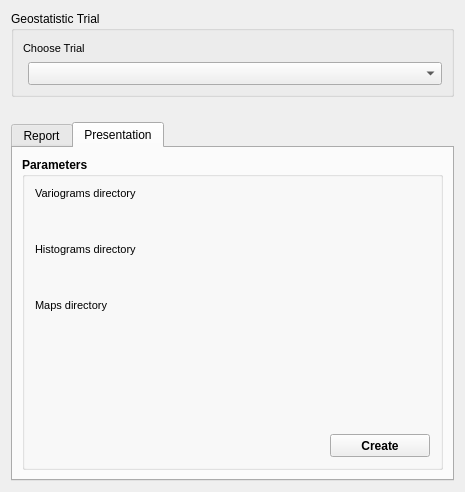
<?xml version="1.0" encoding="UTF-8"?>
<ui version="4.0">
 <class>Dialog</class>
 <widget class="QDialog" name="Dialog">
  <property name="geometry">
   <rect>
    <x>0</x>
    <y>0</y>
    <width>465</width>
    <height>492</height>
   </rect>
  </property>
  <property name="minimumSize">
   <size>
    <width>465</width>
    <height>335</height>
   </size>
  </property>
  <property name="windowTitle">
   <string>Dialog</string>
  </property>
  <layout class="QGridLayout" name="gridLayout">
   <item row="2" column="0">
    <widget class="QTabWidget" name="presentation">
     <property name="currentIndex">
      <number>1</number>
     </property>
     <widget class="QWidget" name="reportTab">
      <attribute name="title">
       <string>Report</string>
      </attribute>
      <layout class="QGridLayout" name="gridLayout_2">
       <item row="0" column="0">
        <widget class="QGroupBox" name="parametersGroupBox">
         <property name="sizePolicy">
          <sizepolicy hsizetype="Preferred" vsizetype="MinimumExpanding">
           <horstretch>0</horstretch>
           <verstretch>0</verstretch>
          </sizepolicy>
         </property>
         <property name="minimumSize">
          <size>
           <width>0</width>
           <height>90</height>
          </size>
         </property>
         <property name="font">
          <font>
           <weight>75</weight>
           <bold>true</bold>
          </font>
         </property>
         <property name="title">
          <string>Parameters</string>
         </property>
         <layout class="QVBoxLayout" name="verticalLayout_3">
          <property name="spacing">
           <number>5</number>
          </property>
          <property name="leftMargin">
           <number>10</number>
          </property>
          <property name="topMargin">
           <number>10</number>
          </property>
          <property name="rightMargin">
           <number>10</number>
          </property>
          <property name="bottomMargin">
           <number>10</number>
          </property>
          <item>
           <layout class="QVBoxLayout" name="verticalLayout_6">
            <property name="spacing">
             <number>5</number>
            </property>
            <property name="leftMargin">
             <number>0</number>
            </property>
            <property name="rightMargin">
             <number>0</number>
            </property>
            <item>
             <layout class="QHBoxLayout" name="horizontalLayout_9">
              <item>
               <widget class="QLabel" name="gainSurfacePointsLabel_4">
                <property name="minimumSize">
                 <size>
                  <width>0</width>
                  <height>17</height>
                 </size>
                </property>
                <property name="font">
                 <font>
                  <family>MS Shell Dlg 2</family>
                  <pointsize>8</pointsize>
                  <weight>50</weight>
                  <italic>false</italic>
                  <bold>false</bold>
                 </font>
                </property>
                <property name="styleSheet">
                 <string notr="true">font: 8pt &quot;MS Shell Dlg 2&quot;</string>
                </property>
                <property name="text">
                 <string>Yield layer</string>
                </property>
               </widget>
              </item>
             </layout>
            </item>
            <item>
             <layout class="QHBoxLayout" name="horizontalLayout_10">
              <property name="spacing">
               <number>5</number>
              </property>
              <property name="leftMargin">
               <number>5</number>
              </property>
              <item>
               <widget class="QgsMapLayerComboBox" name="yieldLayerComboBox">
                <property name="minimumSize">
                 <size>
                  <width>0</width>
                  <height>23</height>
                 </size>
                </property>
                <property name="maximumSize">
                 <size>
                  <width>16777215</width>
                  <height>23</height>
                 </size>
                </property>
                <property name="styleSheet">
                 <string notr="true">font: 8pt &quot;MS Shell Dlg 2&quot;</string>
                </property>
               </widget>
              </item>
             </layout>
            </item>
           </layout>
          </item>
          <item>
           <spacer name="verticalSpacer_5">
            <property name="orientation">
             <enum>Qt::Vertical</enum>
            </property>
            <property name="sizeType">
             <enum>QSizePolicy::Fixed</enum>
            </property>
            <property name="sizeHint" stdset="0">
             <size>
              <width>20</width>
              <height>10</height>
             </size>
            </property>
           </spacer>
          </item>
          <item>
           <layout class="QVBoxLayout" name="verticalLayout_7">
            <property name="spacing">
             <number>5</number>
            </property>
            <property name="leftMargin">
             <number>0</number>
            </property>
            <property name="rightMargin">
             <number>0</number>
            </property>
            <item>
             <layout class="QHBoxLayout" name="horizontalLayout_13">
              <item>
               <widget class="QLabel" name="gainSurfacePointsLabel_5">
                <property name="minimumSize">
                 <size>
                  <width>0</width>
                  <height>17</height>
                 </size>
                </property>
                <property name="font">
                 <font>
                  <family>MS Shell Dlg 2</family>
                  <pointsize>8</pointsize>
                  <weight>50</weight>
                  <italic>false</italic>
                  <bold>false</bold>
                 </font>
                </property>
                <property name="styleSheet">
                 <string notr="true">font: 8pt &quot;MS Shell Dlg 2&quot;</string>
                </property>
                <property name="text">
                 <string>T1 layer</string>
                </property>
               </widget>
              </item>
              <item>
               <widget class="QLabel" name="gainSurfacePointsLabel_6">
                <property name="minimumSize">
                 <size>
                  <width>0</width>
                  <height>17</height>
                 </size>
                </property>
                <property name="font">
                 <font>
                  <family>MS Shell Dlg 2</family>
                  <pointsize>8</pointsize>
                  <weight>50</weight>
                  <italic>false</italic>
                  <bold>false</bold>
                 </font>
                </property>
                <property name="styleSheet">
                 <string notr="true">font: 8pt &quot;MS Shell Dlg 2&quot;</string>
                </property>
                <property name="text">
                 <string>T2 layer</string>
                </property>
               </widget>
              </item>
             </layout>
            </item>
            <item>
             <layout class="QHBoxLayout" name="horizontalLayout_14">
              <property name="spacing">
               <number>5</number>
              </property>
              <property name="leftMargin">
               <number>5</number>
              </property>
              <item>
               <widget class="QgsMapLayerComboBox" name="t1LayerComboBox">
                <property name="minimumSize">
                 <size>
                  <width>0</width>
                  <height>23</height>
                 </size>
                </property>
                <property name="maximumSize">
                 <size>
                  <width>16777215</width>
                  <height>23</height>
                 </size>
                </property>
                <property name="styleSheet">
                 <string notr="true">font: 8pt &quot;MS Shell Dlg 2&quot;</string>
                </property>
               </widget>
              </item>
              <item>
               <widget class="QgsMapLayerComboBox" name="t2LayerComboBox">
                <property name="minimumSize">
                 <size>
                  <width>0</width>
                  <height>23</height>
                 </size>
                </property>
                <property name="maximumSize">
                 <size>
                  <width>16777215</width>
                  <height>23</height>
                 </size>
                </property>
                <property name="styleSheet">
                 <string notr="true">font: 8pt &quot;MS Shell Dlg 2&quot;</string>
                </property>
               </widget>
              </item>
             </layout>
            </item>
           </layout>
          </item>
          <item>
           <spacer name="verticalSpacer_6">
            <property name="orientation">
             <enum>Qt::Vertical</enum>
            </property>
            <property name="sizeType">
             <enum>QSizePolicy::Fixed</enum>
            </property>
            <property name="sizeHint" stdset="0">
             <size>
              <width>20</width>
              <height>10</height>
             </size>
            </property>
           </spacer>
          </item>
          <item>
           <layout class="QVBoxLayout" name="verticalLayout_9">
            <property name="spacing">
             <number>5</number>
            </property>
            <property name="leftMargin">
             <number>0</number>
            </property>
            <property name="rightMargin">
             <number>0</number>
            </property>
            <item>
             <layout class="QHBoxLayout" name="horizontalLayout_15">
              <item>
               <widget class="QLabel" name="gainSurfacePointsLabel_7">
                <property name="minimumSize">
                 <size>
                  <width>0</width>
                  <height>17</height>
                 </size>
                </property>
                <property name="font">
                 <font>
                  <family>MS Shell Dlg 2</family>
                  <pointsize>8</pointsize>
                  <weight>50</weight>
                  <italic>false</italic>
                  <bold>false</bold>
                 </font>
                </property>
                <property name="styleSheet">
                 <string notr="true">font: 8pt &quot;MS Shell Dlg 2&quot;</string>
                </property>
                <property name="text">
                 <string>Gain points layer</string>
                </property>
               </widget>
              </item>
             </layout>
            </item>
            <item>
             <layout class="QHBoxLayout" name="horizontalLayout_16">
              <property name="spacing">
               <number>5</number>
              </property>
              <property name="leftMargin">
               <number>5</number>
              </property>
              <item>
               <widget class="QgsMapLayerComboBox" name="gainPointsLayerComboBox">
                <property name="minimumSize">
                 <size>
                  <width>0</width>
                  <height>23</height>
                 </size>
                </property>
                <property name="maximumSize">
                 <size>
                  <width>16777215</width>
                  <height>23</height>
                 </size>
                </property>
                <property name="styleSheet">
                 <string notr="true">font: 8pt &quot;MS Shell Dlg 2&quot;</string>
                </property>
               </widget>
              </item>
             </layout>
            </item>
           </layout>
          </item>
          <item>
           <spacer name="verticalSpacer_2">
            <property name="orientation">
             <enum>Qt::Vertical</enum>
            </property>
            <property name="sizeType">
             <enum>QSizePolicy::Fixed</enum>
            </property>
            <property name="sizeHint" stdset="0">
             <size>
              <width>20</width>
              <height>10</height>
             </size>
            </property>
           </spacer>
          </item>
          <item>
           <layout class="QVBoxLayout" name="verticalLayout_8">
            <property name="spacing">
             <number>5</number>
            </property>
            <property name="leftMargin">
             <number>0</number>
            </property>
            <property name="rightMargin">
             <number>0</number>
            </property>
            <item>
             <layout class="QHBoxLayout" name="horizontalLayout_11">
              <property name="spacing">
               <number>5</number>
              </property>
              <property name="leftMargin">
               <number>0</number>
              </property>
              <property name="topMargin">
               <number>0</number>
              </property>
              <item>
               <widget class="QLabel" name="t1FinalSurfaceLabel">
                <property name="minimumSize">
                 <size>
                  <width>0</width>
                  <height>13</height>
                 </size>
                </property>
                <property name="font">
                 <font>
                  <family>MS Shell Dlg 2</family>
                  <pointsize>8</pointsize>
                  <weight>50</weight>
                  <italic>false</italic>
                  <bold>false</bold>
                 </font>
                </property>
                <property name="styleSheet">
                 <string notr="true">font: 8pt &quot;MS Shell Dlg 2&quot;</string>
                </property>
                <property name="text">
                 <string>T1 final surface points</string>
                </property>
               </widget>
              </item>
              <item>
               <widget class="QLabel" name="t2FinalSurfaceLabel">
                <property name="sizePolicy">
                 <sizepolicy hsizetype="Preferred" vsizetype="Minimum">
                  <horstretch>0</horstretch>
                  <verstretch>0</verstretch>
                 </sizepolicy>
                </property>
                <property name="minimumSize">
                 <size>
                  <width>0</width>
                  <height>13</height>
                 </size>
                </property>
                <property name="font">
                 <font>
                  <family>MS Shell Dlg 2</family>
                  <pointsize>8</pointsize>
                  <weight>50</weight>
                  <italic>false</italic>
                  <bold>false</bold>
                 </font>
                </property>
                <property name="styleSheet">
                 <string notr="true">font: 8pt &quot;MS Shell Dlg 2&quot;</string>
                </property>
                <property name="text">
                 <string>T2 final surface points</string>
                </property>
               </widget>
              </item>
             </layout>
            </item>
            <item>
             <layout class="QHBoxLayout" name="horizontalLayout_12">
              <property name="spacing">
               <number>8</number>
              </property>
              <property name="leftMargin">
               <number>5</number>
              </property>
              <item>
               <widget class="QgsMapLayerComboBox" name="t1SurfacePointsComboBox">
                <property name="minimumSize">
                 <size>
                  <width>0</width>
                  <height>23</height>
                 </size>
                </property>
                <property name="maximumSize">
                 <size>
                  <width>16777215</width>
                  <height>23</height>
                 </size>
                </property>
                <property name="styleSheet">
                 <string notr="true">font: 8pt &quot;MS Shell Dlg 2&quot;</string>
                </property>
               </widget>
              </item>
              <item>
               <widget class="QgsMapLayerComboBox" name="t2SurfacePointsComboBox">
                <property name="minimumSize">
                 <size>
                  <width>0</width>
                  <height>23</height>
                 </size>
                </property>
                <property name="maximumSize">
                 <size>
                  <width>16777215</width>
                  <height>23</height>
                 </size>
                </property>
                <property name="styleSheet">
                 <string notr="true">font: 8pt &quot;MS Shell Dlg 2&quot;</string>
                </property>
               </widget>
              </item>
             </layout>
            </item>
           </layout>
          </item>
          <item>
           <spacer name="verticalSpacer">
            <property name="orientation">
             <enum>Qt::Vertical</enum>
            </property>
            <property name="sizeHint" stdset="0">
             <size>
              <width>20</width>
              <height>40</height>
             </size>
            </property>
           </spacer>
          </item>
          <item>
           <layout class="QHBoxLayout" name="horizontalLayout_17">
            <property name="spacing">
             <number>0</number>
            </property>
            <item>
             <spacer name="horizontalSpacer_5">
              <property name="orientation">
               <enum>Qt::Horizontal</enum>
              </property>
              <property name="sizeHint" stdset="0">
               <size>
                <width>40</width>
                <height>20</height>
               </size>
              </property>
             </spacer>
            </item>
            <item>
             <widget class="QPushButton" name="reportPushButton">
              <property name="minimumSize">
               <size>
                <width>100</width>
                <height>23</height>
               </size>
              </property>
              <property name="maximumSize">
               <size>
                <width>16777215</width>
                <height>28</height>
               </size>
              </property>
              <property name="styleSheet">
               <string notr="true">font: 8pt &quot;MS Shell Dlg 2&quot;;</string>
              </property>
              <property name="text">
               <string>Create</string>
              </property>
             </widget>
            </item>
           </layout>
          </item>
         </layout>
        </widget>
       </item>
      </layout>
     </widget>
     <widget class="QWidget" name="tab_3">
      <attribute name="title">
       <string>Presentation</string>
      </attribute>
      <layout class="QGridLayout" name="gridLayout_4">
       <item row="0" column="0">
        <widget class="QGroupBox" name="parametersGroupBox_2">
         <property name="sizePolicy">
          <sizepolicy hsizetype="Preferred" vsizetype="MinimumExpanding">
           <horstretch>0</horstretch>
           <verstretch>0</verstretch>
          </sizepolicy>
         </property>
         <property name="minimumSize">
          <size>
           <width>0</width>
           <height>90</height>
          </size>
         </property>
         <property name="font">
          <font>
           <weight>75</weight>
           <bold>true</bold>
          </font>
         </property>
         <property name="title">
          <string>Parameters</string>
         </property>
         <layout class="QVBoxLayout" name="verticalLayout_12">
          <property name="spacing">
           <number>5</number>
          </property>
          <property name="leftMargin">
           <number>10</number>
          </property>
          <property name="topMargin">
           <number>10</number>
          </property>
          <property name="rightMargin">
           <number>10</number>
          </property>
          <property name="bottomMargin">
           <number>10</number>
          </property>
          <item>
           <layout class="QVBoxLayout" name="verticalLayout_13">
            <property name="spacing">
             <number>5</number>
            </property>
            <property name="leftMargin">
             <number>0</number>
            </property>
            <property name="rightMargin">
             <number>10</number>
            </property>
            <item>
             <layout class="QHBoxLayout" name="horizontalLayout_21">
              <item>
               <widget class="QLabel" name="pointsFileLabel_4">
                <property name="font">
                 <font>
                  <family>MS Shell Dlg 2</family>
                  <pointsize>8</pointsize>
                  <weight>50</weight>
                  <italic>false</italic>
                  <bold>false</bold>
                 </font>
                </property>
                <property name="styleSheet">
                 <string notr="true">font: 8pt &quot;MS Shell Dlg 2&quot;</string>
                </property>
                <property name="text">
                 <string>Variograms directory</string>
                </property>
               </widget>
              </item>
             </layout>
            </item>
            <item>
             <layout class="QHBoxLayout" name="horizontalLayout_22">
              <property name="spacing">
               <number>5</number>
              </property>
              <property name="leftMargin">
               <number>10</number>
              </property>
              <item>
               <widget class="QgsFileWidget" name="variogramsFileWidget">
                <property name="sizePolicy">
                 <sizepolicy hsizetype="Expanding" vsizetype="Fixed">
                  <horstretch>0</horstretch>
                  <verstretch>0</verstretch>
                 </sizepolicy>
                </property>
                <property name="minimumSize">
                 <size>
                  <width>0</width>
                  <height>23</height>
                 </size>
                </property>
                <property name="maximumSize">
                 <size>
                  <width>16777215</width>
                  <height>16777215</height>
                 </size>
                </property>
                <property name="styleSheet">
                 <string notr="true">font: 8pt &quot;MS Shell Dlg 2&quot;;</string>
                </property>
                <property name="filter">
                 <string>*.shp</string>
                </property>
                <property name="storageMode">
                 <enum>QgsFileWidget::GetFile</enum>
                </property>
               </widget>
              </item>
             </layout>
            </item>
           </layout>
          </item>
          <item>
           <spacer name="verticalSpacer_9">
            <property name="orientation">
             <enum>Qt::Vertical</enum>
            </property>
            <property name="sizeType">
             <enum>QSizePolicy::Fixed</enum>
            </property>
            <property name="sizeHint" stdset="0">
             <size>
              <width>20</width>
              <height>10</height>
             </size>
            </property>
           </spacer>
          </item>
          <item>
           <layout class="QVBoxLayout" name="verticalLayout_14">
            <property name="spacing">
             <number>5</number>
            </property>
            <property name="leftMargin">
             <number>0</number>
            </property>
            <property name="rightMargin">
             <number>10</number>
            </property>
            <item>
             <layout class="QHBoxLayout" name="horizontalLayout_23">
              <item>
               <widget class="QLabel" name="pointsFileLabel_5">
                <property name="font">
                 <font>
                  <family>MS Shell Dlg 2</family>
                  <pointsize>8</pointsize>
                  <weight>50</weight>
                  <italic>false</italic>
                  <bold>false</bold>
                 </font>
                </property>
                <property name="styleSheet">
                 <string notr="true">font: 8pt &quot;MS Shell Dlg 2&quot;</string>
                </property>
                <property name="text">
                 <string>Histograms directory</string>
                </property>
               </widget>
              </item>
             </layout>
            </item>
            <item>
             <layout class="QHBoxLayout" name="horizontalLayout_24">
              <property name="spacing">
               <number>5</number>
              </property>
              <property name="leftMargin">
               <number>10</number>
              </property>
              <item>
               <widget class="QgsFileWidget" name="histogramsFileWidget">
                <property name="sizePolicy">
                 <sizepolicy hsizetype="Expanding" vsizetype="Fixed">
                  <horstretch>0</horstretch>
                  <verstretch>0</verstretch>
                 </sizepolicy>
                </property>
                <property name="minimumSize">
                 <size>
                  <width>0</width>
                  <height>23</height>
                 </size>
                </property>
                <property name="maximumSize">
                 <size>
                  <width>16777215</width>
                  <height>16777215</height>
                 </size>
                </property>
                <property name="styleSheet">
                 <string notr="true">font: 8pt &quot;MS Shell Dlg 2&quot;;</string>
                </property>
                <property name="filter">
                 <string>*.shp</string>
                </property>
                <property name="storageMode">
                 <enum>QgsFileWidget::GetFile</enum>
                </property>
               </widget>
              </item>
             </layout>
            </item>
           </layout>
          </item>
          <item>
           <spacer name="verticalSpacer_10">
            <property name="orientation">
             <enum>Qt::Vertical</enum>
            </property>
            <property name="sizeType">
             <enum>QSizePolicy::Fixed</enum>
            </property>
            <property name="sizeHint" stdset="0">
             <size>
              <width>20</width>
              <height>10</height>
             </size>
            </property>
           </spacer>
          </item>
          <item>
           <layout class="QVBoxLayout" name="verticalLayout_15">
            <property name="spacing">
             <number>5</number>
            </property>
            <property name="leftMargin">
             <number>0</number>
            </property>
            <property name="rightMargin">
             <number>10</number>
            </property>
            <item>
             <layout class="QHBoxLayout" name="horizontalLayout_25">
              <item>
               <widget class="QLabel" name="pointsFileLabel_6">
                <property name="font">
                 <font>
                  <family>MS Shell Dlg 2</family>
                  <pointsize>8</pointsize>
                  <weight>50</weight>
                  <italic>false</italic>
                  <bold>false</bold>
                 </font>
                </property>
                <property name="styleSheet">
                 <string notr="true">font: 8pt &quot;MS Shell Dlg 2&quot;</string>
                </property>
                <property name="text">
                 <string>Maps directory</string>
                </property>
               </widget>
              </item>
             </layout>
            </item>
            <item>
             <layout class="QHBoxLayout" name="horizontalLayout_26">
              <property name="spacing">
               <number>5</number>
              </property>
              <property name="leftMargin">
               <number>10</number>
              </property>
              <item>
               <widget class="QgsFileWidget" name="mapsFileWidget">
                <property name="sizePolicy">
                 <sizepolicy hsizetype="Expanding" vsizetype="Fixed">
                  <horstretch>0</horstretch>
                  <verstretch>0</verstretch>
                 </sizepolicy>
                </property>
                <property name="minimumSize">
                 <size>
                  <width>0</width>
                  <height>23</height>
                 </size>
                </property>
                <property name="maximumSize">
                 <size>
                  <width>16777215</width>
                  <height>16777215</height>
                 </size>
                </property>
                <property name="styleSheet">
                 <string notr="true">font: 8pt &quot;MS Shell Dlg 2&quot;;</string>
                </property>
                <property name="filter">
                 <string>*.shp</string>
                </property>
                <property name="storageMode">
                 <enum>QgsFileWidget::GetFile</enum>
                </property>
               </widget>
              </item>
             </layout>
            </item>
           </layout>
          </item>
          <item>
           <spacer name="verticalSpacer_11">
            <property name="orientation">
             <enum>Qt::Vertical</enum>
            </property>
            <property name="sizeHint" stdset="0">
             <size>
              <width>20</width>
              <height>40</height>
             </size>
            </property>
           </spacer>
          </item>
          <item>
           <layout class="QHBoxLayout" name="horizontalLayout_27">
            <property name="spacing">
             <number>0</number>
            </property>
            <item>
             <spacer name="horizontalSpacer_7">
              <property name="orientation">
               <enum>Qt::Horizontal</enum>
              </property>
              <property name="sizeHint" stdset="0">
               <size>
                <width>40</width>
                <height>20</height>
               </size>
              </property>
             </spacer>
            </item>
            <item>
             <widget class="QPushButton" name="reportPushButton_3">
              <property name="minimumSize">
               <size>
                <width>100</width>
                <height>23</height>
               </size>
              </property>
              <property name="maximumSize">
               <size>
                <width>16777215</width>
                <height>28</height>
               </size>
              </property>
              <property name="styleSheet">
               <string notr="true">font: 8pt &quot;MS Shell Dlg 2&quot;;</string>
              </property>
              <property name="text">
               <string>Create</string>
              </property>
             </widget>
            </item>
           </layout>
          </item>
         </layout>
        </widget>
       </item>
      </layout>
     </widget>
    </widget>
   </item>
   <item row="1" column="0">
    <spacer name="verticalSpacer_3">
     <property name="orientation">
      <enum>Qt::Vertical</enum>
     </property>
     <property name="sizeHint" stdset="0">
      <size>
       <width>20</width>
       <height>40</height>
      </size>
     </property>
    </spacer>
   </item>
   <item row="0" column="0">
    <widget class="QGroupBox" name="groupBox">
     <property name="styleSheet">
      <string notr="true"/>
     </property>
     <property name="title">
      <string>Geostatistic Trial</string>
     </property>
     <layout class="QGridLayout" name="gridLayout_3">
      <item row="0" column="0">
       <layout class="QVBoxLayout" name="verticalLayout_5">
        <property name="spacing">
         <number>5</number>
        </property>
        <property name="leftMargin">
         <number>0</number>
        </property>
        <property name="rightMargin">
         <number>0</number>
        </property>
        <item>
         <layout class="QHBoxLayout" name="horizontalLayout_7">
          <item>
           <widget class="QLabel" name="gainSurfacePointsLabel_3">
            <property name="minimumSize">
             <size>
              <width>0</width>
              <height>17</height>
             </size>
            </property>
            <property name="font">
             <font>
              <family>MS Shell Dlg 2</family>
              <pointsize>8</pointsize>
              <weight>50</weight>
              <italic>false</italic>
              <bold>false</bold>
             </font>
            </property>
            <property name="styleSheet">
             <string notr="true">font: 8pt &quot;MS Shell Dlg 2&quot;</string>
            </property>
            <property name="text">
             <string>Choose Trial</string>
            </property>
           </widget>
          </item>
         </layout>
        </item>
        <item>
         <layout class="QHBoxLayout" name="horizontalLayout_8">
          <property name="spacing">
           <number>5</number>
          </property>
          <property name="leftMargin">
           <number>5</number>
          </property>
          <item>
           <widget class="QComboBox" name="trialComboBox_2">
            <property name="minimumSize">
             <size>
              <width>0</width>
              <height>23</height>
             </size>
            </property>
            <property name="styleSheet">
             <string notr="true">font: 8pt &quot;MS Shell Dlg 2&quot;</string>
            </property>
           </widget>
          </item>
         </layout>
        </item>
       </layout>
      </item>
     </layout>
    </widget>
   </item>
  </layout>
 </widget>
 <customwidgets>
  <customwidget>
   <class>QgsFileWidget</class>
   <extends>QWidget</extends>
   <header>qgsfilewidget.h</header>
  </customwidget>
  <customwidget>
   <class>QgsMapLayerComboBox</class>
   <extends>QComboBox</extends>
   <header>qgsmaplayercombobox.h</header>
  </customwidget>
 </customwidgets>
 <tabstops>
  <tabstop>trialComboBox_2</tabstop>
  <tabstop>presentation</tabstop>
  <tabstop>yieldLayerComboBox</tabstop>
  <tabstop>t1LayerComboBox</tabstop>
  <tabstop>t2LayerComboBox</tabstop>
  <tabstop>gainPointsLayerComboBox</tabstop>
  <tabstop>t1SurfacePointsComboBox</tabstop>
  <tabstop>t2SurfacePointsComboBox</tabstop>
  <tabstop>reportPushButton</tabstop>
  <tabstop>reportPushButton_3</tabstop>
  <tabstop>trialComboBox</tabstop>
  <tabstop>reportPushButton_2</tabstop>
 </tabstops>
 <resources/>
 <connections/>
</ui>
